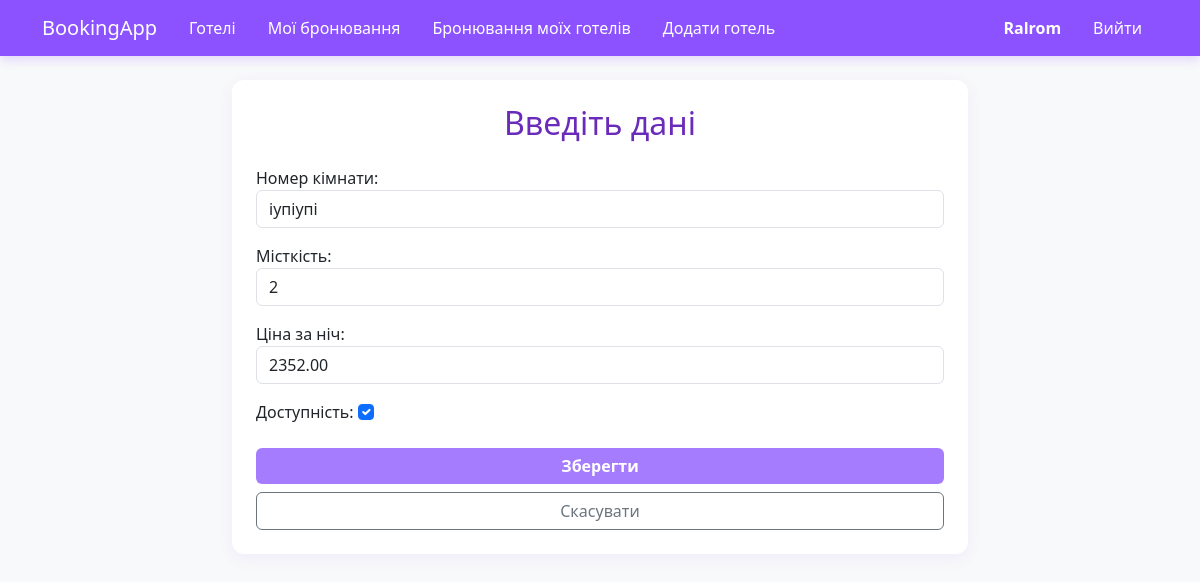
Page /hotels/rooms/2/update/ (signed in) on the committed database.
### users/models/user.py (models this page shows, shortened)
class User(AbstractUser):
    ROLES_CHOICES = [
        ('guest', _('Клієнт')),
        ('owner', _('Власник готелю')),
        ('admin', _('Адміністратор')),
    ]
    role = models.CharField(
        verbose_name=_('Роль'),
        max_length=20,
        choices=ROLES_CHOICES,
        default='guest',
    )
    @property
    def is_hotel_owner(self) -> bool:
        return (self.role == 'owner' or
                self.is_superuser)

### hotels/models/room.py (models this page shows, shortened)
class Room(models.Model):
    hotel = models.ForeignKey(
        to=Hotel,
        on_delete=models.CASCADE,
        related_name='rooms',
        verbose_name=_('Готель'),
    )
    room_number = models.CharField(
        verbose_name=_('Номер кімнати'),
        max_length=50,
    )
    capacity = models.PositiveIntegerField(
        verbose_name=_('Місткість'),
        default=2,
        validators=[
            MinValueValidator(
                1,
                message=_('Місткість має бути щонайменше '
                          '%(limit_value)s особа.')
            ),
            MaxValueValidator(
                20,
                message=_('Місткість не може перевищувати '
                          '%(limit_value)s осіб.')
            ),
        ],
    )
    price_per_night = models.DecimalField(
        verbose_name=_('Ціна за ніч'),
        max_digits=10,
        decimal_places=2,
        validators=[
            MinValueValidator(
                Decimal('0.01'),
                message=_('Ціна за ніч має бути щонайменше '
                          '%(limit_value)s.')
            ),
            MaxValueValidator(
                Decimal('1000000.00'),
                message=_('Ціна за ніч не може перевищувати '
                          '%(limit_value)s.')
            ),
        ],
    )
    is_available = models.BooleanField(
        verbose_name=_('Доступність'),
        default=True,
    )
    class Meta:
        verbose_name = _('Кімната')
        verbose_name_plural = _('Кімнати')
        constraints = [
            models.UniqueConstraint(
                fields=['hotel', 'room_number'],
                name='unique_room_per_hotel'
            )
        ]

### hotels/views/room.py (the view, shortened to what this page needs)
# urls.py: path('rooms/<int:pk>/update/',       RoomUpdateView.as_view(), name='room_update'),
class RoomUpdateView(
    SuccessMessageMixin,
    RoomOwnerRequiredMixin,
    UpdateView
):
    model = Room
    form_class = RoomForm
    template_name = 'hotels/room_form.html'
    success_message = _l(
        "Інформацію про кімнату №%(room_number)s "
        "успішно оновлено."
    )

### hotels/forms/room.py
class RoomForm(
    BootstrapFormMixin,
    forms.ModelForm
):
    placeholders = {
        'room_number':     _('Наприклад: 101 або Люкс-2'),
        'capacity':        _('Наприклад: 2'),
        'price_per_night': _('Наприклад: 1500.00'),
    }
    class Meta:
        model = Room
        fields = (
            'room_number',
            'capacity',
            'price_per_night',
            'is_available',
        )

### hotels/mixins/room.py (called while the page is built)
    def test_func(self):
        room = self.get_object()
        return room.hotel.owner == self.request.user

### templates/hotels/room_form.html (shortened to what this page needs)
{% extends 'base.html' %}
{% block content %}
<div class="row justify-content-center">
    <div class="col-md-8">
        <div class="card card-lilac p-4">
            <h2 class="text-lilac text-center mb-4">Введіть дані</h2>
            <form method="post" enctype="multipart/form-data">
                {{ form.as_p }}
                <div class="d-grid gap-2 mt-4">
                    <button type="submit" class="btn btn-lilac">Зберегти</button>
                    <a href="javascript:history.back()" class="btn btn-outline-secondary">Скасувати</a>
                </div>
            </form>
        </div>
    </div>
</div>
{% endblock %}

### templates/includes/navbar.html (shortened to what this page needs)
<nav class="navbar navbar-expand-lg navbar-custom">
    <div class="container">
        <a class="navbar-brand" href="{% url 'hotel_list' %}">BookingApp</a>
        <div class="collapse navbar-collapse justify-content-between" id="navbarNav">
            <ul class="navbar-nav">
                <li class="nav-item">
                    <a class="nav-link px-3" href="{% url 'hotel_list' %}">Готелі</a>
                </li>
                {% if user.is_authenticated %}
                    <li class="nav-item">
                        <a class="nav-link px-3" href="{% url 'user_booking_list' %}">Мої бронювання</a>
                    </li>
                    {% if user.is_hotel_owner %}
                        <li class="nav-item">
                            <a class="nav-link px-3" href="{% url 'owner_booking_list' %}">Бронювання моїх готелів</a>
                        </li>
                        <li class="nav-item">
                            <a class="nav-link px-3" href="{% url 'hotel_create' %}">Додати готель</a>
                        </li>
                    {% endif %}
                {% endif %}
            </ul>
            <ul class="navbar-nav align-items-center">
                {% if user.is_authenticated %}
                    <li class="nav-item">
                        <a class="nav-link px-3 fw-bold" href="{% url 'profile' %}">{{ user.username }}</a>
                    </li>
                    <li class="nav-item">
                        <form action="{% url 'logout' %}" method="post" class="d-inline">
                            <button type="submit" class="btn btn-link nav-link px-3" style="text-decoration: none;">Вийти</button>
                        </form>
                    </li>
                {% endif %}
            </ul>
        </div>
    </div>
</nav>

### templates/base.html (style rules this page uses)
body { background-color: #f5f0fa !important; color: #2d1b36; }
.navbar-custom { background-color: #8c52ff; box-shadow: 0 4px 10px rgba(140, 82, 255, 0.2); }
.navbar-custom .navbar-brand, .navbar-custom .nav-link { color: #ffffff !important; font-weight: 500; }
.btn-lilac { background-color: #a67cff; color: #ffffff; font-weight: bold; border: none; transition: background-color 0.2s; }
.card-lilac { background: #ffffff; border: none; border-radius: 12px; box-shadow: 0 4px 15px rgba(140, 82, 255, 0.08); }
.text-lilac { color: #6a2bba; }

### rows in the picture
User: username "Ralrom"
Room: room_number "іупіупі", capacity "2", price_per_night "2352.00", is_available "☑"
